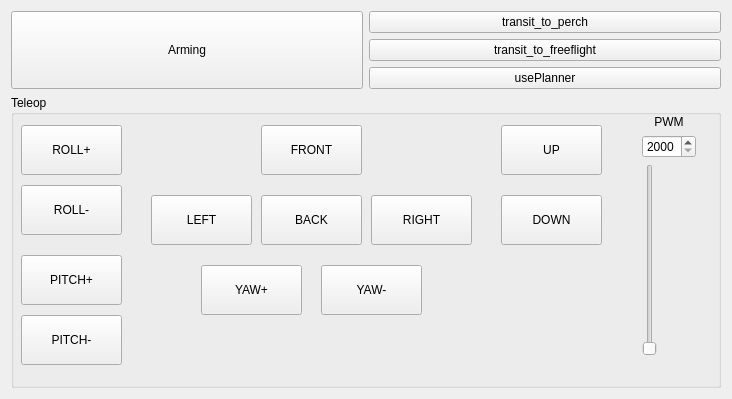
<?xml version="1.0" encoding="UTF-8"?>
<ui version="4.0">
 <class>GcsPluginWidget</class>
 <widget class="QWidget" name="GcsPluginWidget">
  <property name="geometry">
   <rect>
    <x>0</x>
    <y>0</y>
    <width>732</width>
    <height>399</height>
   </rect>
  </property>
  <property name="windowTitle">
   <string>px4_gcs_rqt</string>
  </property>
  <layout class="QGridLayout" name="gridLayout_2">
   <item row="4" column="1">
    <widget class="QPushButton" name="btnUsePlanner">
     <property name="text">
      <string>usePlanner</string>
     </property>
    </widget>
   </item>
   <item row="3" column="1">
    <widget class="QPushButton" name="btnTransitToFF">
     <property name="text">
      <string>transit_to_freeflight</string>
     </property>
    </widget>
   </item>
   <item row="6" column="0" colspan="2">
    <widget class="QGroupBox" name="groupBox">
     <property name="title">
      <string>Teleop</string>
     </property>
     <widget class="QPushButton" name="btnBack">
      <property name="geometry">
       <rect>
        <x>250</x>
        <y>100</y>
        <width>101</width>
        <height>50</height>
       </rect>
      </property>
      <property name="text">
       <string>BACK</string>
      </property>
     </widget>
     <widget class="QPushButton" name="btnLeft">
      <property name="geometry">
       <rect>
        <x>140</x>
        <y>100</y>
        <width>101</width>
        <height>50</height>
       </rect>
      </property>
      <property name="text">
       <string>LEFT</string>
      </property>
     </widget>
     <widget class="QPushButton" name="btnRight">
      <property name="geometry">
       <rect>
        <x>360</x>
        <y>100</y>
        <width>101</width>
        <height>50</height>
       </rect>
      </property>
      <property name="text">
       <string>RIGHT</string>
      </property>
     </widget>
     <widget class="QPushButton" name="btnFront">
      <property name="geometry">
       <rect>
        <x>250</x>
        <y>30</y>
        <width>101</width>
        <height>50</height>
       </rect>
      </property>
      <property name="text">
       <string>FRONT</string>
      </property>
     </widget>
     <widget class="QPushButton" name="btnYaw_plus">
      <property name="geometry">
       <rect>
        <x>190</x>
        <y>170</y>
        <width>101</width>
        <height>50</height>
       </rect>
      </property>
      <property name="text">
       <string>YAW+</string>
      </property>
     </widget>
     <widget class="QPushButton" name="btnYaw_minus">
      <property name="geometry">
       <rect>
        <x>310</x>
        <y>170</y>
        <width>101</width>
        <height>50</height>
       </rect>
      </property>
      <property name="text">
       <string>YAW-</string>
      </property>
     </widget>
     <widget class="QPushButton" name="btnUp">
      <property name="geometry">
       <rect>
        <x>490</x>
        <y>30</y>
        <width>101</width>
        <height>50</height>
       </rect>
      </property>
      <property name="text">
       <string>UP</string>
      </property>
     </widget>
     <widget class="QPushButton" name="btnDown">
      <property name="geometry">
       <rect>
        <x>490</x>
        <y>100</y>
        <width>101</width>
        <height>50</height>
       </rect>
      </property>
      <property name="text">
       <string>DOWN</string>
      </property>
     </widget>
     <widget class="QPushButton" name="btnPitch_plus">
      <property name="geometry">
       <rect>
        <x>10</x>
        <y>160</y>
        <width>101</width>
        <height>50</height>
       </rect>
      </property>
      <property name="text">
       <string>PITCH+</string>
      </property>
     </widget>
     <widget class="QPushButton" name="btnPitch_minus">
      <property name="geometry">
       <rect>
        <x>10</x>
        <y>220</y>
        <width>101</width>
        <height>50</height>
       </rect>
      </property>
      <property name="text">
       <string>PITCH-</string>
      </property>
     </widget>
     <widget class="QWidget" name="layoutWidget">
      <property name="geometry">
       <rect>
        <x>610</x>
        <y>20</y>
        <width>97</width>
        <height>241</height>
       </rect>
      </property>
      <layout class="QGridLayout" name="gridLayout">
       <item row="0" column="0">
        <widget class="QLabel" name="label">
         <property name="text">
          <string>PWM</string>
         </property>
         <property name="alignment">
          <set>Qt::AlignCenter</set>
         </property>
        </widget>
       </item>
       <item row="1" column="0">
        <widget class="QSpinBox" name="spinBox">
         <property name="minimum">
          <number>2000</number>
         </property>
         <property name="maximum">
          <number>4000</number>
         </property>
        </widget>
       </item>
       <item row="2" column="0">
        <widget class="QSlider" name="verticalSlider">
         <property name="minimum">
          <number>2000</number>
         </property>
         <property name="maximum">
          <number>4000</number>
         </property>
         <property name="orientation">
          <enum>Qt::Vertical</enum>
         </property>
        </widget>
       </item>
      </layout>
     </widget>
     <widget class="QPushButton" name="btnRoll_plus">
      <property name="geometry">
       <rect>
        <x>10</x>
        <y>30</y>
        <width>101</width>
        <height>50</height>
       </rect>
      </property>
      <property name="text">
       <string>ROLL+</string>
      </property>
     </widget>
     <widget class="QPushButton" name="btnRoll_minus">
      <property name="geometry">
       <rect>
        <x>10</x>
        <y>90</y>
        <width>101</width>
        <height>50</height>
       </rect>
      </property>
      <property name="text">
       <string>ROLL-</string>
      </property>
     </widget>
    </widget>
   </item>
   <item row="2" column="1">
    <widget class="QPushButton" name="btnTransitToPerch">
     <property name="text">
      <string>transit_to_perch</string>
     </property>
    </widget>
   </item>
   <item row="2" column="0" rowspan="3">
    <widget class="QPushButton" name="btnArming">
     <property name="enabled">
      <bool>true</bool>
     </property>
     <property name="sizePolicy">
      <sizepolicy hsizetype="Minimum" vsizetype="Ignored">
       <horstretch>0</horstretch>
       <verstretch>0</verstretch>
      </sizepolicy>
     </property>
     <property name="text">
      <string>Arming</string>
     </property>
     <property name="iconSize">
      <size>
       <width>16</width>
       <height>32</height>
      </size>
     </property>
    </widget>
   </item>
  </layout>
 </widget>
 <resources/>
 <connections>
  <connection>
   <sender>spinBox</sender>
   <signal>valueChanged(int)</signal>
   <receiver>verticalSlider</receiver>
   <slot>setValue(int)</slot>
   <hints>
    <hint type="sourcelabel">
     <x>659</x>
     <y>130</y>
    </hint>
    <hint type="destinationlabel">
     <x>651</x>
     <y>193</y>
    </hint>
   </hints>
  </connection>
  <connection>
   <sender>verticalSlider</sender>
   <signal>valueChanged(int)</signal>
   <receiver>spinBox</receiver>
   <slot>setValue(int)</slot>
   <hints>
    <hint type="sourcelabel">
     <x>656</x>
     <y>289</y>
    </hint>
    <hint type="destinationlabel">
     <x>676</x>
     <y>126</y>
    </hint>
   </hints>
  </connection>
 </connections>
</ui>
